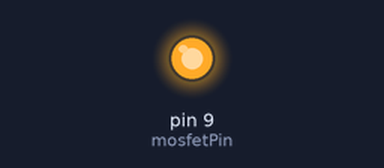
Bench run of a sketch on a simulated Arduino Uno, built with avr-gcc and run on an emulated ATmega328P. Shown: output pins drawn as LEDs (lit = HIGH).

Above: at 1.0 s.
At 3.5 s:
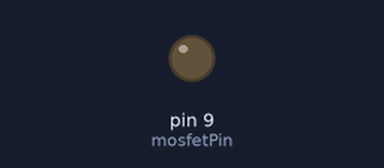
Timing chart, 0 to 6.5 s (numbered marks = the images above):
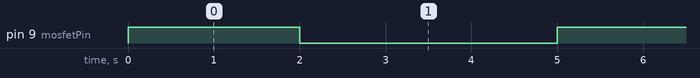

Measured:
- by itself, pin 9 (mosfetPin): alternates HIGH for 2.0 s and LOW for 3.0 s

The sketch:

arduino_diffuser_test.ino
```cpp
const int mosfetPin = 9; // Connect MOSFET gate to digital pin 9

void setup() {
  pinMode(mosfetPin, OUTPUT);
  digitalWrite(mosfetPin, LOW); // Ensure MOSFET is off at startup
}

void loop() {
  // Turn the ultrasonic disk ON
  digitalWrite(mosfetPin, HIGH);
  delay(2000); // Keep it on for 1 second

  // Turn the ultrasonic disk OFF
  digitalWrite(mosfetPin, LOW);
  delay(3000); // Keep it off for 1 second
}
```
